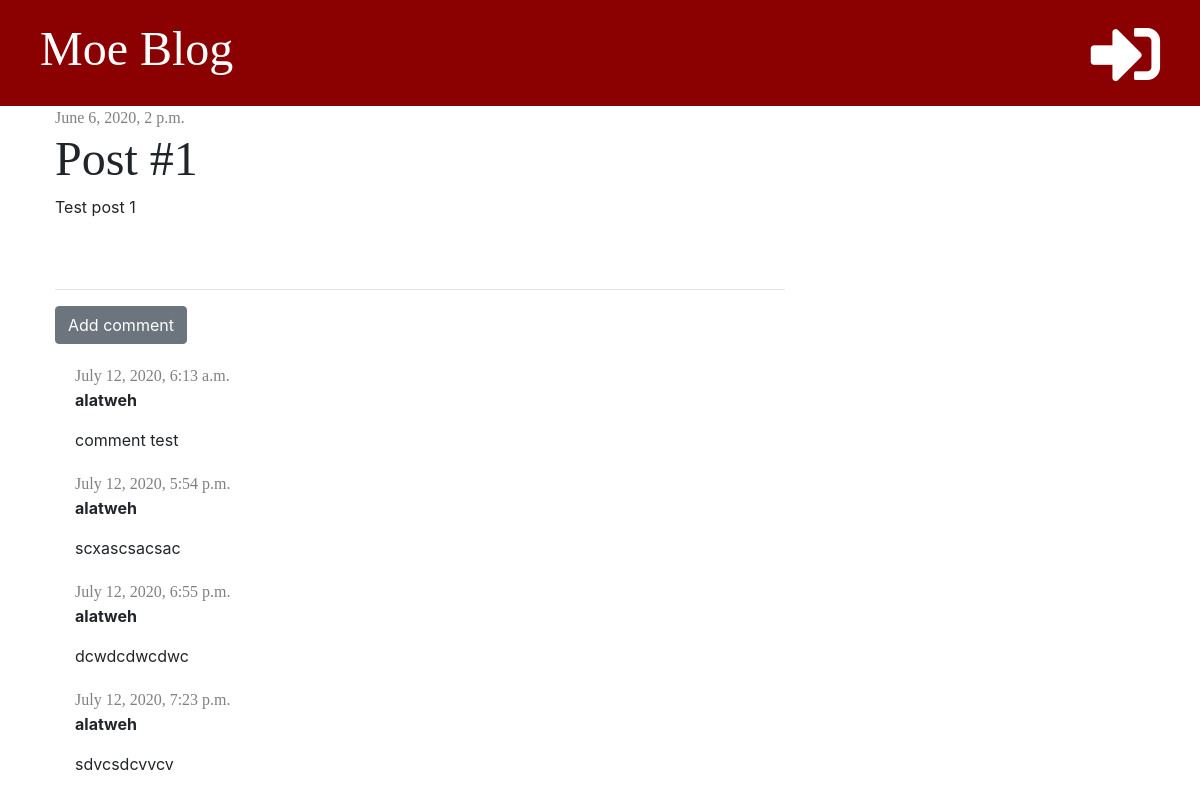
The app's page /post/1/ with its own data.
### blog/models.py (models this page shows, shortened)
class Post(models.Model):
    author = models.ForeignKey('auth.User', on_delete=models.CASCADE)
    title = models.CharField(max_length=200)
    text = models.TextField()
    created_date = models.DateTimeField(default=timezone.now)
    published_date = models.DateTimeField(blank=True, null=True)

class Comment(models.Model):
    post = models.ForeignKey('blog.Post', on_delete=models.CASCADE, related_name='comments')
    author = models.CharField(max_length=200)
    text = models.TextField()
    created_date = models.DateTimeField(default=timezone.now)
    approved = models.BooleanField(default=False)

### blog/views.py (the view)
# urls.py: path('post/<int:pk>/', views.post_detail, name='post_detail'),
def post_detail(request, pk):
    post = get_object_or_404(Post, pk=pk)
    stuff_for_frontend = {'post': post}
    return render(request, 'blog/post_detail.html', stuff_for_frontend)

### blog/templates/blog/post_detail.html (shortened to what this page needs)
{% extends 'blog/base.html' %}
{% block content %}
    <div class="post">
        {% if post.published_date %}
            <div class="date">
                {{ post.published_date }}
            </div>
        {% else %}
            <a href="{% url 'post_publish' pk=post.pk %}" class="btn btn-primary">Publish</a>
        {% endif %}
        <h1>{{ post.title }}</h1>
        <p>{{ post.text|linebreaksbr }}</p>
    </div>
    <hr>
    <a href="{% url 'add_comment_to_post' pk=post.pk %}" class="btn btn-secondary">Add comment</a>
    {% for comment in post.comments.all %}
        {% if user.is_authenticated or comment.approved %}
            <div class="comment">
                <div class="date">
                    {{ comment.created_date }}
                </div>
                <p><strong>{{ comment.author }}</strong></p>
                <p>{{ comment.text }}</p>
            </div>
        {% endif %}
        {% empty %}
            <p>No comments yet...</p>
    {% endfor %}
{% endblock %}

### blog/static/css/blog.css (style rules this page uses)
h1, h2, h3, h4 { font-family: 'Tangerine' , 'Inconsolata' , 'Droid Sans' , serif; font-size: 48px; }
.date, date p { color: #808080; font-family: 'Tangerine' , 'Inconsolata' , 'Droid Sans' , serif; }
.post { margin-bottom: 70px; }
.comment { margin: 20px 0px 20px 20px; }

### records on screen
Post: published_date "June 6, 2020, 2 p.m.", title "Post #1", text "Test post 1"
Comment: created_date "July 12, 2020, 6:13 a.m.", author "alatweh", text "comment test"
Comment: created_date "July 12, 2020, 5:54 p.m.", author "alatweh", text "scxascsacsac"
Comment: created_date "July 12, 2020, 6:55 p.m.", author "alatweh", text "dcwdcdwcdwc"
Comment: created_date "July 12, 2020, 7:23 p.m.", author "alatweh", text "sdvcsdcvvcv"
